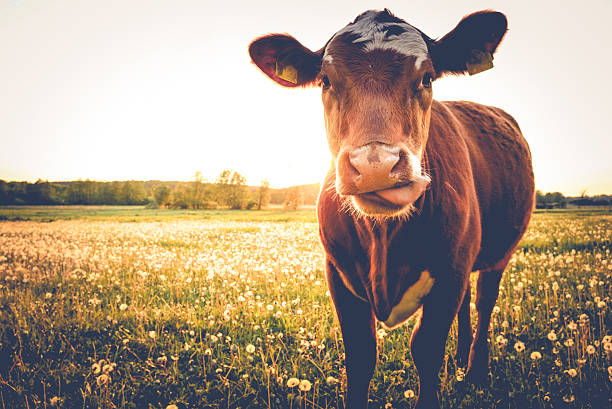
#> input picture cow.jpg, 612 x 409 px
$ python unarySegmentation.py
#> lines starting #> are read from the running program, lines starting #| are printed output that depends on the picture; after the words box and inside, x2 and y2 are one past the last pixel; in counts of white or black regions, pixels touching at a corner belong together
# -*- coding: utf-8 -*-
"""
This code is highly inspired by online MATLAB code found on GitHub.
Link: https://github.com/akanazawa/MRF/blob/master/do_all.m
@author: Sampad Acharya
"""

import math
import numpy as np
import matplotlib.pyplot as plt
import cv2
import matplotlib.image as mpimg
#Reading the Image

#I= cv2.imread('cow.jpg')
I=mpimg.imread('cow.jpg')
#> I is the input picture: shape (409, 612, 3); mean R, G, B 174.7, 155.9, 137.3
plot = plt.imshow(I)
plt.show()
#Converting grayscale image to RGB image

def rgb2gray(rgb):
    return np.dot(rgb[...,:3], [0.2989, 0.5870, 0.1140])
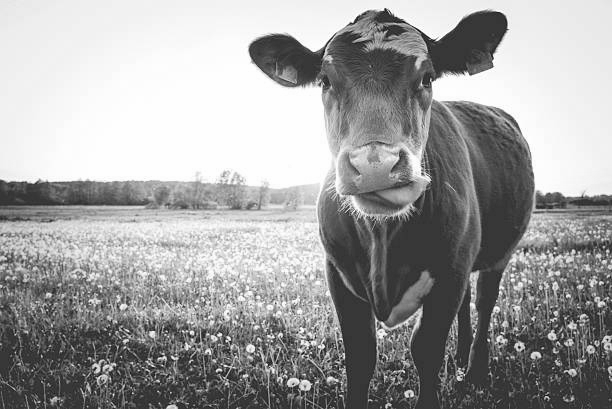
#> returned value: shape (409, 612) float64; min 6.99, max 255, mean 159.4

Im = rgb2gray(I)

#Normalizing the image
Im=cv2.normalize(Im.astype('float'), None, 0.0, 1.0, cv2.NORM_MINMAX)

#Finding the neighbors for each pixel
dim= Im.shape
#> dim = (409, 612)
row= dim[0]
#> row = 409
col= dim[1]
#> col = 612
r=row
#> r = 409
c=col
#> c = 612

numEl= row*col
#> numEl = 250308

def ind2sub(dim, ind):
    cols = math.floor(i/dim[1])
    rows = math.floor(i%dim[1])
    return rows, cols

def getNeighbors(i,r,c):
    rows, cols= ind2sub(dim, i)
    N=[]

    if rows<r-1:
        N.append(i+1)
    if rows>0:
        N.append(i-1)
    if cols<c-1:
        N.append(i+r)
    if cols>0:
        N.append(i-r)
    return N
Neighbor=[]
for i in range(numEl):
    N= getNeighbors(i,r,c)
    Neighbor.append(N)

#Finading Unary energy

K= 0.897
uPrameters_sig= 30/255
uPrameters_mu_b= 200/255
uPrameters_mu_f1= 30/255
uPrameters_mu_f2= 120/255
pi= 3.14
Param=uPrameters_sig,uPrameters_mu_b,uPrameters_mu_f1,uPrameters_mu_f2


nodes=Im.reshape(numEl,1)


def unaryCost(nodes,Param):

#> called with nodes = array of shape (250308, 1), Param = (0.118, 0.784, 0.118, 0.471)
    sig=Param[0]
    mu_b=Param[1]
    mu_f1=Param[2]
    mu_f2=Param[3]
    const= (1/2*math.log(2*pi))+ math.log(sig)
    alpha_b= (nodes- mu_b)**2/(2*sig**2) + const
    alpha_f = -np.log(np.exp(-(nodes - mu_f1)**2/(2*sig**2)) + np.exp(-(nodes - mu_f2)**2/(2*sig**2))) +const + np.log(2)

    transAlpha_b= np.transpose(alpha_b)
    transAlpha_f= np.transpose(alpha_f)


    cost= np.concatenate((transAlpha_b,transAlpha_f ),axis=0)

    minInColumns = np.amin(cost, axis=0)
    print(minInColumns)
#> (printed output is left out)
    argmax=np.argmin(cost, axis=0)
    argmax= argmax.reshape(1,numEl)
    lables= argmax
    Maximumlikihood= minInColumns
    U= np.sum(Maximumlikihood)
#> U = -75014.4

    return cost, U, lables
cost, U, lables=unaryCost(nodes,Param)
#> U = -75014.4

#Finding Unary image and plotting it on grayscale.
unaryImage= lables.reshape(row,col)
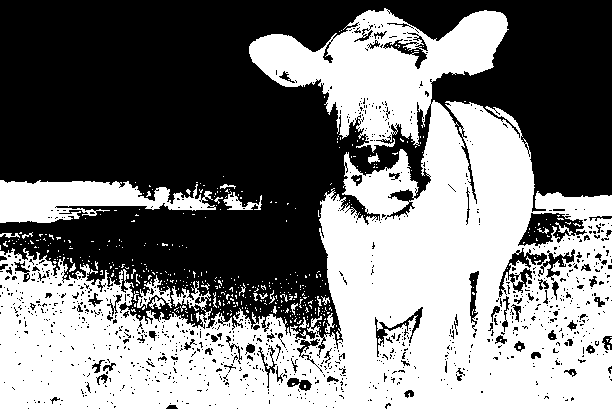
#> unaryImage: shape (409, 612) int64; values 0 (black) and 1 (white), 48.7% white; 479 white regions (451 under 20 px), largest, box (x1, y1, x2, y2) and area: (0, 8, 612, 409) 113557, (0, 180, 216, 223) 5478, (137, 275, 172, 308) 390

plot = plt.imshow(unaryImage)

plot.set_cmap("gray")
